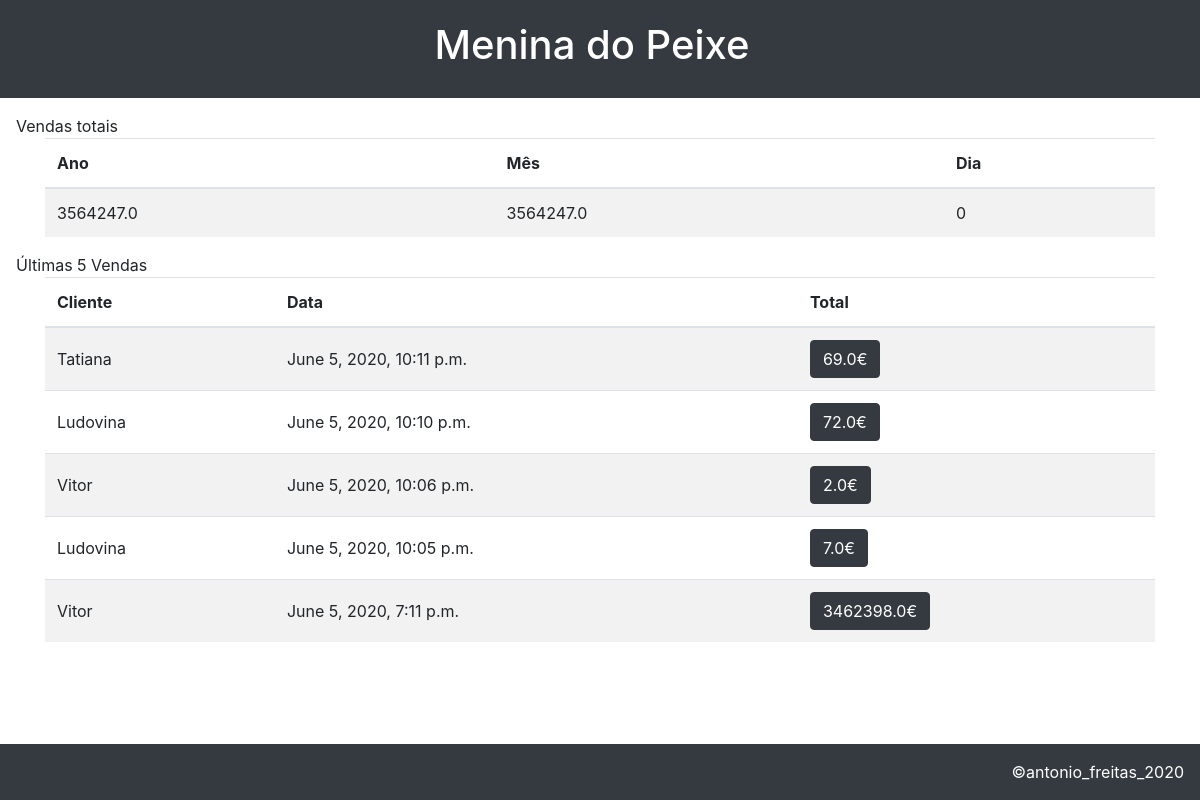
The page /dblists/sales/ (signed in) on the database as committed earlier.
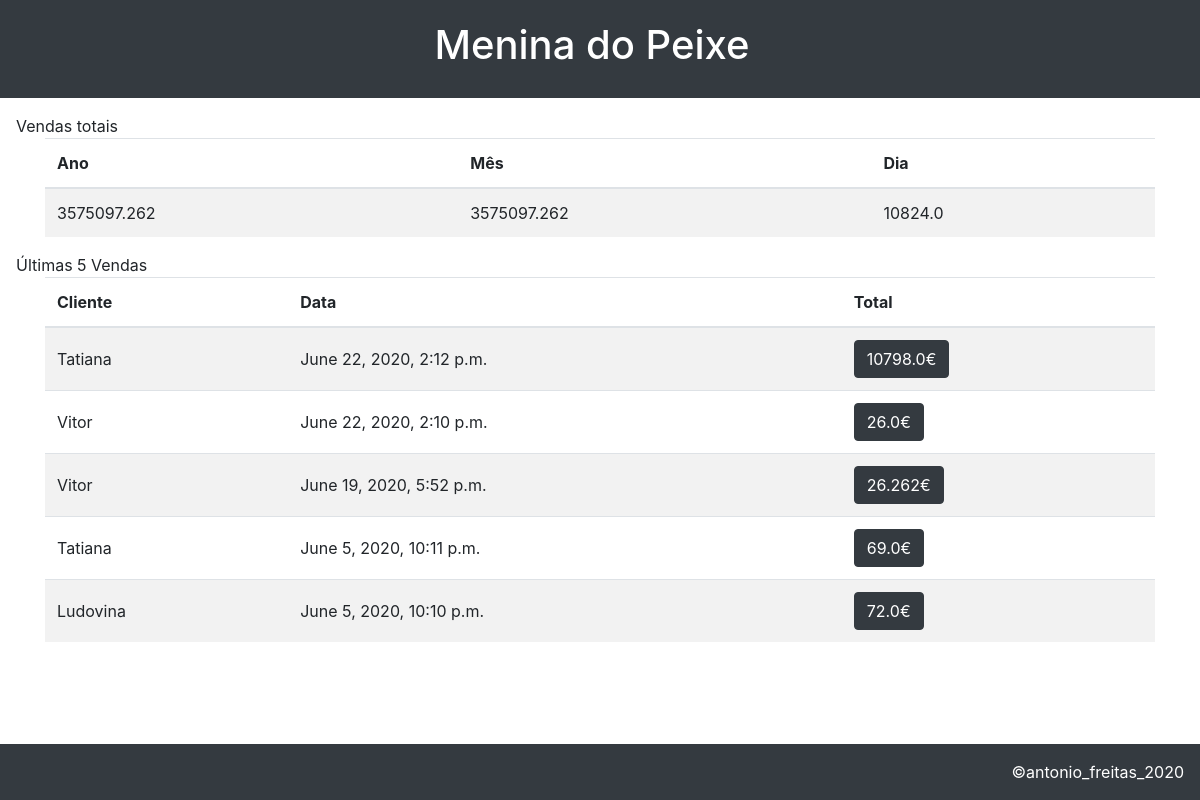
The same page on the database as committed later.
### mdpapp/models.py (models this page shows, shortened)
class Sale(models.Model):
    id=models.AutoField(primary_key=True)
    sale_date=models.DateTimeField("Data da Venda", auto_now_add=True)
    client=models.ForeignKey(Client, on_delete=models.PROTECT, verbose_name="Clientes")
    sale_note=models.CharField("Observações", max_length=200, null=True)
    sale_total=models.CharField(max_length=200)

class Client(models.Model):
    client_name=models.CharField("Nome", max_length=200, unique=True)
    client_address=models.CharField("Endereço", max_length=200)
    client_contact=models.CharField("Contacto", max_length=200)
    client_email=models.EmailField("Email", max_length=200, null=True)
    client_note=models.CharField("Observações", max_length=200)
    client_date_added=models.DateTimeField("Data Adicionado", auto_now_add=True)
    owner=models.ForeignKey(User, on_delete=models.PROTECT)
    def __str__(self):
        return self.client_name

### mdpapp/views.py (the view)
# urls.py: path('dblists/sales/', views.sales, name='sales'),
@login_required
def sales(request):
    today=datetime.datetime.now()
    sales = Sale.objects.order_by('-sale_date')[:5]
    year_sale=Sale.objects.filter(sale_date__year=today.year)
    year_sale_total=0
    for sale in year_sale:
        year_sale_total+=float(sale.sale_total)
    month_sale=year_sale.filter(sale_date__month=today.month)
    month_sale_total=0
    for sale in month_sale:
        month_sale_total+=float(sale.sale_total)
    day_sale=month_sale.filter(sale_date__day=today.day)
    day_sale_total=0
    for sale in day_sale:
        day_sale_total+=float(sale.sale_total)
    context = {'sales': sales, 'year_sale_total':year_sale_total, 'month_sale_total':month_sale_total, 'day_sale_total':day_sale_total}
    print(year_sale_total)
    return render(request, 'mdpapp/sales.html', context)

### mdpapp/templates/mdpapp/sales.html
{% extends "mdpapp/base.html" %}
{% block content %}
    <div>
        Vendas totais
    </div>
    <div class="container">
        <table class="table table-striped">
            <thead>
                <tr>
                    <th>
                        Ano
                    </th>
                    <th>
                        Mês
                    </th>
                    <th>
                        Dia
                    </th>
                </tr>
            </thead>
            <tbody>
                <tr>
                    <td>
                        {{ year_sale_total }}
                    </td>
                    <td>
                        {{ month_sale_total }}
                    </td>
                    <td>
                        {{ day_sale_total }}
                    </td>
                </tr>
            </tbody>
        </table>
    </div>
    <div>
        Últimas 5 Vendas
    </div>
    <div class="container">
        <table class="table table-striped">
            <thead>
                <tr>
                    <th>Cliente</th>
                    <th>Data</th>
                    <th>Total</th>
                </tr>
            </thead>
            <tbody>
                {% for sale in sales %}
                <tr>
                    <td style="vertical-align: middle;">
                        {{ sale.client }}
                    </td>
                    <td style="vertical-align: middle;">
                        {{ sale.sale_date }}
                    </td>
                    <td>
                        <a href="{% url 'sale' sale.id %}">
                            <button type="button" class="btn btn-dark">
                                {{ sale.sale_total }}€
                            </button>
                        </a>
                    </td>
                </tr>
                {% empty %}
                <tr>
                    <td>No clients have been added yet.</td>
                </tr>
                {% endfor %}
            </tbody>
        </table>
    </div>
{% endblock content %}

Rows that differ between the two databases and show on the page:
no longer on this page (row unchanged): Sale: client "Vitor", sale_date "June 5, 2020, 10:06 p.m.", sale_total "2.0"
no longer on this page (row unchanged): Sale: client "Ludovina", sale_date "June 5, 2020, 10:05 p.m.", sale_total "7.0"
no longer on this page (row unchanged): Sale: client "Vitor", sale_date "June 5, 2020, 7:11 p.m.", sale_total "3462398.0"
added Sale: client "Tatiana", sale_date "June 22, 2020, 2:12 p.m.", sale_total "10798.0"
added Sale: client "Vitor", sale_date "June 22, 2020, 2:10 p.m.", sale_total "26.0"
added Sale: client "Vitor", sale_date "June 19, 2020, 5:52 p.m.", sale_total "26.262"
Other text that changed with them:
{{ year_sale_total }}: "3564247.0" → "3575097.262"
{{ month_sale_total }}: "3564247.0" → "3575097.262"
{{ day_sale_total }}: "0" → "10824.0"
